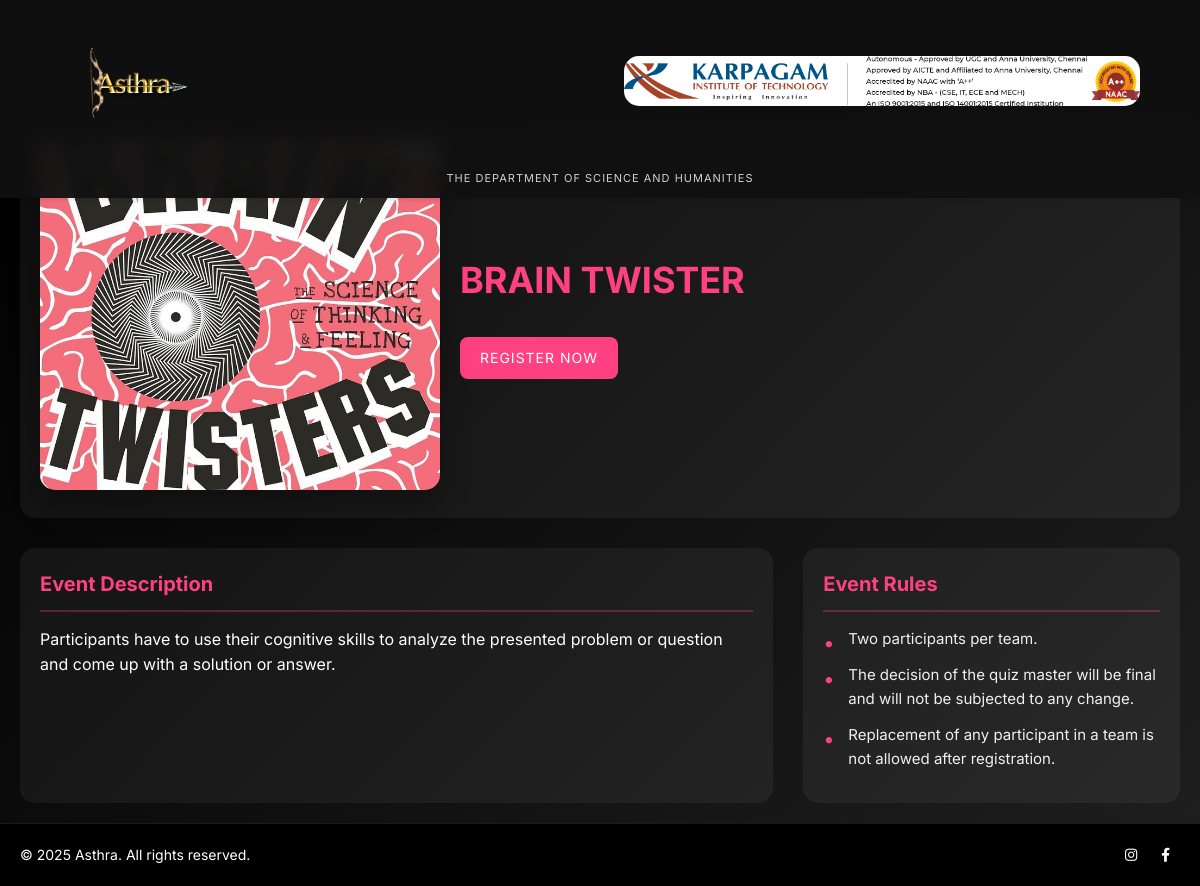
The page /event/6/ on the database its author committed.
### events/models.py (models this page shows, shortened)
class Event(models.Model):
    category = models.CharField(
        max_length=20,
        choices=EVENT_CATEGORIES,
        default='TECHNICAL',
    )
    name = models.CharField(max_length=100)  # e.g., "Paper Presentation", "Fireless Cooking"
    description = models.TextField(null=True,blank=True)  # Brief description of the event
    image = models.ImageField(upload_to='event_images/', null=True, blank=True)

class Rule(models.Model):
    event = models.ForeignKey(Event, on_delete=models.CASCADE, related_name='rules')
    rule_text = models.CharField(max_length=255)  # Individual rule (e.g., "Maximum of two members")

### events/views.py (the view)
# urls.py: path('event/<int:event_id>/', views.event_detail, name='event_detail'),
def event_detail(request, event_id):
    event = get_object_or_404(Event, id=event_id)
    return render(request, "event_detail.html", {
        'event': event,
    })

### events/templates/event_detail.html (shortened to what this page needs)
{% extends 'base.html' %}
{% load static %}
{% block content %}
<div class="event-detail-container">
    <section class="event-hero">
        <div class="event-image">
            {% if event.image %}
                <img src="{{ event.image.url }}" alt="{{ event.name }}">
            {% else %}
                <p>No image available.</p>
            {% endif %}
        </div>
        <div class="event-info">
            <h1>{{ event.name }}</h1>
            <a href="#" class="register-btn" onclick="window.open('https://forms.gle/6HWTA5sVxW1px6AV7', '_blank')">
                Register Now
            </a>
        </div>
    </section>
    <section class="event-details">
        {% if event.description %}
        <div class="event-description">
            <h3>Event Description</h3>
            <p>{{ event.description }}</p>
        </div>
        {% endif %}
        <div class="event-rules" style="{% if not event.description %} grid-column: 1 / -1;{% endif %}">
            <h3>Event Rules</h3>
            <ul>
                {% for rule in event.rules.all %}
                    <li>{{ rule.rule_text }}</li>
                {% empty %}
                    <li>No rules specified.</li>
                {% endfor %}
            </ul>
        </div>
    </section>
</div>
{% endblock %}

### events/templates/base.html (style rules this page uses)
:root { --primary-color: #ff4081; --background-dark: #000; --text-light: #ffffff; --accent-color: #6a1b9a; --navbar-background: rgba(16, 16, 16, 0.95); }
* { margin: 0; padding: 0; box-sizing: border-box; font-family: 'Inter', sans-serif; scroll-behavior: smooth; }
body { background-color: var(--background-dark); color: var(--text-light); line-height: 1.6; overflow-x: hidden; }

### rows shown on the page
Event: image (picture), name "BRAIN TWISTER", description "Participants have to use their cognitive skills to analyze the presented problem or question and come up with a solution or answer."
Rule: rule_text "Two participants per team."
Rule: rule_text "The decision of the quiz master will be final and will not be subjected to any change."
Rule: rule_text "Replacement of any participant in a team is not allowed after registration."
